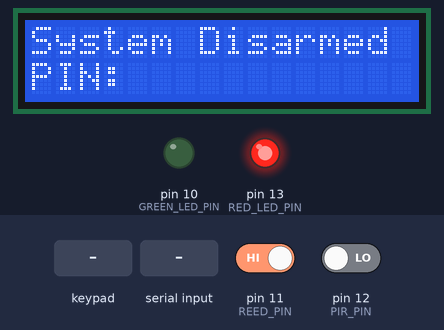
The sketch below on a simulated Arduino Uno, built with avr-gcc and run on an emulated ATmega328P. Shown: 16×2 character LCD, output pins drawn as LEDs (lit = HIGH). Dashed ring = blinking. Inputs (shaded band) come from the test bench; at power-on: pin 11 (REED_PIN) HIGH, pin 12 (PIR_PIN) LOW. What the sketch prints to the serial monitor is not drawn.

Above: at 1.3 s.
1.4 s: keypad keys 9 8 7 6 # pressed 0.4 s apart
At 4.0 s:
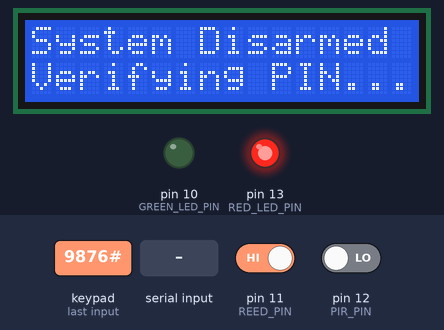
4.9 s: "PIN_OK\n" received over Serial
At 5.7 s:
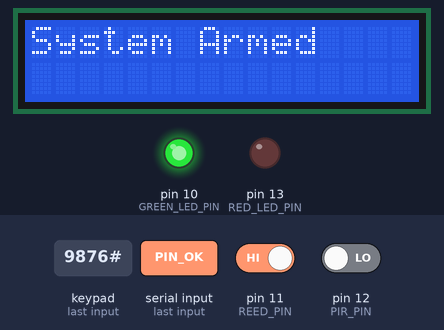
6.4 s: key '1' pressed
At 7.6 s:
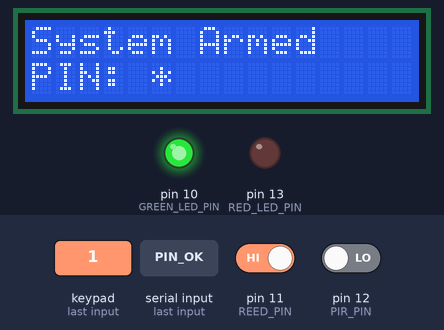
7.9 s: pin 11 (REED_PIN) driven LOW
At 8.78 s:
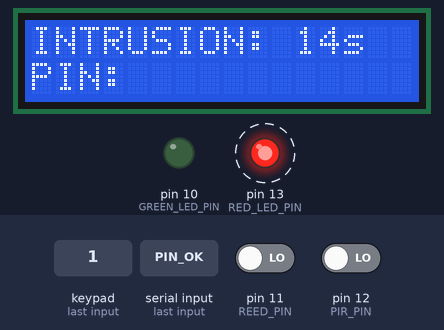
9.9 s: keypad keys 5 4 3 2 # pressed 0.4 s apart
At 11.78 s:
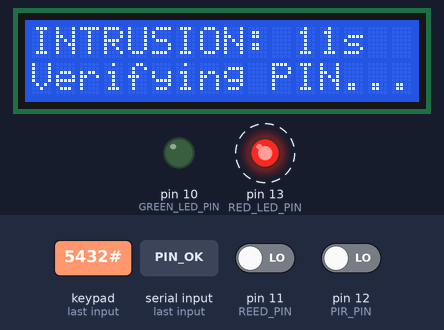
13.4 s: key '*' pressed
At 16.78 s:
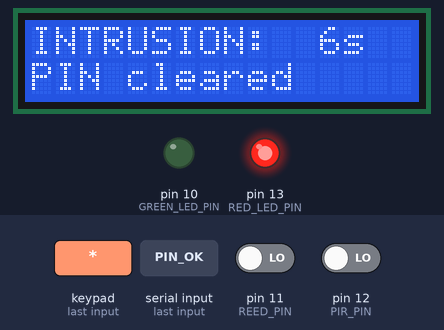
Timing chart, 0 to 24.7 s (numbered marks = the images above; inputs shaded):
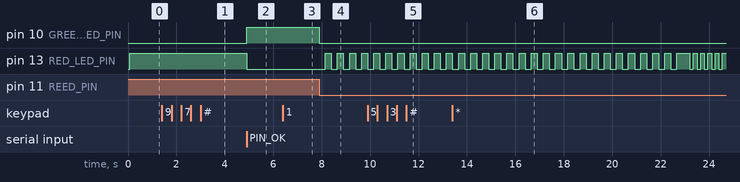

The sketch:

segurino_arduino.ino
```cpp
/**
 * @file segurino_arduino.ino
 * @brief Arduino UNO alarm controller firmware for Segurino.
 *
 * Manages local hardware sensors (PIR motion sensor, magnetic reed switch),
 * user interface (4x4 matrix keypad, 16x2 I2C LCD, red/green status LEDs),
 * and bidirectional UART communication with the ESP32 Wi-Fi bridge.
 *
 * UART Protocol (9600 baud, newline-terminated):
 *   Outgoing (Arduino -> ESP32):
 *     - PIN:<digits>      Request PIN validation against Firebase
 *     - EVENT:<sensor>    Report confirmed intrusion ("PIR" or "REED")
 *     - STATE:ARMED       Notify cloud of local keypad arming
 *     - STATE:DISARMED    Notify cloud of local keypad disarming
 *     - SYNC              Request current cloud state after boot
 *
 *   Incoming (ESP32 -> Arduino):
 *     - PIN_OK            Submitted PIN is valid
 *     - PIN_FAIL          Submitted PIN is invalid or verification failed
 *     - CMD:ARM           Remote arm command from Firebase
 *     - CMD:DISARM        Remote disarm command from Firebase
 */

#include <Wire.h>
#include <Adafruit_LiquidCrystal.h>
#include <Keypad.h>

// --- Hardware Pin Configuration ---
const uint8_t PIR_PIN = 12;        // Active HIGH motion sensor
const uint8_t REED_PIN = 11;       // Active LOW magnetic door/window switch (INPUT_PULLUP)
const uint8_t GREEN_LED_PIN = 10;  // Lit when system is ARMED
const uint8_t RED_LED_PIN = 13;    // Lit when DISARMED, blinking during alarm states

const byte ROWS = 4;
const byte COLS = 4;
char keys[ROWS][COLS] = {
  {'1', '2', '3', 'A'},
  {'4', '5', '6', 'B'},
  {'7', '8', '9', 'C'},
  {'*', '0', '#', 'D'}
};
byte rowPins[ROWS] = {9, 8, 7, 6};
byte colPins[COLS] = {5, 4, 3, 2};

Keypad keypad = Keypad(makeKeymap(keys), rowPins, colPins, ROWS, COLS);
Adafruit_LiquidCrystal lcd(0);

// --- Timing & Limits ---
const unsigned long PRE_ALARM_DURATION_MS = 15000UL;   // 15s entry grace period
const unsigned long PRE_ALARM_BLINK_MS = 250UL;      // Pre-alarm LED/backlight blink rate
const unsigned long TRIGGERED_BLINK_MS = 150UL;      // Active alarm rapid blink rate
const unsigned long PIN_VERIFY_TIMEOUT_MS = 5000UL;  // Timeout waiting for ESP32 response
const unsigned long BANNER_DURATION_MS = 1200UL;     // Temporary LCD feedback duration
const uint8_t MAX_PIN_LENGTH = 8;
const uint8_t SERIAL_BUFFER_SIZE = 48;

// --- System States ---
enum SystemState {
  STATE_DISARMED = 0,
  STATE_ARMED = 1,
  STATE_PRE_ALARM = 2,
  STATE_ALARM_TRIGGERED = 3
};

SystemState currentState = STATE_DISARMED;

// --- Input & Serial Buffers ---
char enteredPin[MAX_PIN_LENGTH + 1] = "";
uint8_t enteredPinLen = 0;

char serialBuffer[SERIAL_BUFFER_SIZE];
uint8_t serialBufferLen = 0;

// --- Non-blocking Timers & Flags ---
unsigned long preAlarmStartMs = 0;
unsigned long lastBlinkMs = 0;
int lastDisplayedSecond = -1;
bool blinkPhaseOn = false;

bool awaitingPinResponse = false;
unsigned long pinSentMs = 0;

bool bannerActive = false;
unsigned long bannerUntilMs = 0;

char triggerSensor[12] = "";

// --- Forward Declarations ---
void transitionToState(SystemState newState);
void handleKeypadInput();
void handleArmedSensors();
void handlePreAlarmState();
void handleAlarmTriggeredState();
void pollSerialCommands();
void processSerialCommand(const char* cmd);
void checkPinVerificationTimeout();
void updateBannerExpiry();
void showTemporaryBanner(const char* message, unsigned long durationMs);
void renderPinPrompt();
void clearLcdRow(uint8_t row);
void updateBlink(unsigned long intervalMs);

void setup() {
  Serial.begin(9600);

  lcd.begin(16, 2);
  lcd.setBacklight(1);
  lcd.clear();

  pinMode(GREEN_LED_PIN, OUTPUT);
  pinMode(RED_LED_PIN, OUTPUT);
  pinMode(PIR_PIN, INPUT);
  pinMode(REED_PIN, INPUT_PULLUP);

  transitionToState(STATE_DISARMED);

  // Request current cloud state in case ESP32 is already connected
  Serial.println(F("SYNC"));
}

void loop() {
  pollSerialCommands();
  checkPinVerificationTimeout();
  updateBannerExpiry();
  handleKeypadInput();

  switch (currentState) {
    case STATE_DISARMED:
      break;
    case STATE_ARMED:
      handleArmedSensors();
      break;
    case STATE_PRE_ALARM:
      handlePreAlarmState();
      break;
    case STATE_ALARM_TRIGGERED:
      handleAlarmTriggeredState();
      break;
  }
}

void handleArmedSensors() {
  if (digitalRead(PIR_PIN) == HIGH) {
    strncpy(triggerSensor, "PIR", sizeof(triggerSensor) - 1);
    triggerSensor[sizeof(triggerSensor) - 1] = '\0';
    transitionToState(STATE_PRE_ALARM);
  } else if (digitalRead(REED_PIN) == LOW) {
    strncpy(triggerSensor, "REED", sizeof(triggerSensor) - 1);
    triggerSensor[sizeof(triggerSensor) - 1] = '\0';
    transitionToState(STATE_PRE_ALARM);
  }
}

void handlePreAlarmState() {
  unsigned long now = millis();
  unsigned long elapsed = now - preAlarmStartMs;

  if (elapsed >= PRE_ALARM_DURATION_MS) {
    Serial.print(F("EVENT:"));
    Serial.println(triggerSensor);
    transitionToState(STATE_ALARM_TRIGGERED);
    return;
  }

  updateBlink(PRE_ALARM_BLINK_MS);

  int remainingSeconds = (int)((PRE_ALARM_DURATION_MS - elapsed) / 1000UL);
  if (remainingSeconds != lastDisplayedSecond) {
    lastDisplayedSecond = remainingSeconds;
    char line[17];
    snprintf(line, sizeof(line), "INTRUSION: %2ds  ", remainingSeconds);
    lcd.setCursor(0, 0);
    lcd.print(line);
  }
}

void handleAlarmTriggeredState() {
  updateBlink(TRIGGERED_BLINK_MS);
}

void updateBlink(unsigned long intervalMs) {
  unsigned long now = millis();
  if (now - lastBlinkMs >= intervalMs) {
    lastBlinkMs = now;
    blinkPhaseOn = !blinkPhaseOn;
    digitalWrite(RED_LED_PIN, blinkPhaseOn ? HIGH : LOW);
    lcd.setBacklight(blinkPhaseOn ? 1 : 0);
  }
}

void handleKeypadInput() {
  if (awaitingPinResponse) {
    return;
  }

  char key = keypad.getKey();
  if (!key) {
    return;
  }

  if (key >= '0' && key <= '9') {
    if (enteredPinLen < MAX_PIN_LENGTH) {
      enteredPin[enteredPinLen++] = key;
      enteredPin[enteredPinLen] = '\0';
      bannerActive = false;
      renderPinPrompt();
    }
  } else if (key == '#' && enteredPinLen > 0) {
    Serial.print(F("PIN:"));
    Serial.println(enteredPin);

    enteredPinLen = 0;
    enteredPin[0] = '\0';
    awaitingPinResponse = true;
    pinSentMs = millis();

    clearLcdRow(1);
    lcd.setCursor(0, 1);
    lcd.print(F("Verifying PIN..."));
  } else if (key == '*') {
    enteredPinLen = 0;
    enteredPin[0] = '\0';
    showTemporaryBanner("PIN cleared", 800UL);
  }
}

void checkPinVerificationTimeout() {
  if (awaitingPinResponse && (millis() - pinSentMs >= PIN_VERIFY_TIMEOUT_MS)) {
    awaitingPinResponse = false;
    showTemporaryBanner("Verify timeout!", BANNER_DURATION_MS);
  }
}

void pollSerialCommands() {
  while (Serial.available() > 0) {
    char c = (char)Serial.read();
    if (c == '\r') {
      continue;
    }
    if (c == '\n') {
      serialBuffer[serialBufferLen] = '\0';
      if (serialBufferLen > 0) {
        processSerialCommand(serialBuffer);
      }
      serialBufferLen = 0;
    } else if (serialBufferLen < SERIAL_BUFFER_SIZE - 1) {
      serialBuffer[serialBufferLen++] = c;
    }
  }
}

void processSerialCommand(const char* cmd) {
  if (strcmp(cmd, "PIN_OK") == 0) {
    awaitingPinResponse = false;
    if (currentState == STATE_DISARMED) {
      transitionToState(STATE_ARMED);
      Serial.println(F("STATE:ARMED"));
    } else {
      transitionToState(STATE_DISARMED);
      Serial.println(F("STATE:DISARMED"));
    }
  } else if (strcmp(cmd, "PIN_FAIL") == 0) {
    awaitingPinResponse = false;
    showTemporaryBanner("Invalid PIN!", BANNER_DURATION_MS);
  } else if (strcmp(cmd, "CMD:ARM") == 0) {
    awaitingPinResponse = false;
    if (currentState != STATE_ARMED) {
      transitionToState(STATE_ARMED);
    }
  } else if (strcmp(cmd, "CMD:DISARM") == 0) {
    awaitingPinResponse = false;
    if (currentState != STATE_DISARMED) {
      transitionToState(STATE_DISARMED);
    }
  }
}

void transitionToState(SystemState newState) {
  currentState = newState;
  enteredPinLen = 0;
  enteredPin[0] = '\0';
  bannerActive = false;
  blinkPhaseOn = false;
  lastBlinkMs = millis();

  lcd.clear();
  lcd.setBacklight(1);

  if (currentState == STATE_DISARMED) {
    digitalWrite(RED_LED_PIN, HIGH);
    digitalWrite(GREEN_LED_PIN, LOW);
    lcd.setCursor(0, 0);
    lcd.print(F("System Disarmed"));
    renderPinPrompt();
  } else if (currentState == STATE_ARMED) {
    digitalWrite(RED_LED_PIN, LOW);
    digitalWrite(GREEN_LED_PIN, HIGH);
    lcd.setCursor(0, 0);
    lcd.print(F("System Armed"));
    clearLcdRow(1);
  } else if (currentState == STATE_PRE_ALARM) {
    digitalWrite(GREEN_LED_PIN, LOW);
    preAlarmStartMs = millis();
    lastDisplayedSecond = -1;
    renderPinPrompt();
  } else if (currentState == STATE_ALARM_TRIGGERED) {
    digitalWrite(GREEN_LED_PIN, LOW);
    char header[17];
    snprintf(header, sizeof(header), "ALARM: %-9s", triggerSensor);
    lcd.setCursor(0, 0);
    lcd.print(header);
    renderPinPrompt();
  }
}

void showTemporaryBanner(const char* message, unsigned long durationMs) {
  clearLcdRow(1);
  lcd.setCursor(0, 1);
  lcd.print(message);
  bannerActive = true;
  bannerUntilMs = millis() + durationMs;
}

void updateBannerExpiry() {
  if (bannerActive && (long)(millis() - bannerUntilMs) >= 0) {
    bannerActive = false;
    if (currentState == STATE_ARMED) {
      clearLcdRow(1);
    } else {
      renderPinPrompt();
    }
  }
}

void renderPinPrompt() {
  clearLcdRow(1);
  lcd.setCursor(0, 1);
  lcd.print(F("PIN: "));
  for (uint8_t i = 0; i < enteredPinLen; i++) {
    lcd.print('*');
  }
}

void clearLcdRow(uint8_t row) {
  lcd.setCursor(0, row);
  lcd.print(F("                "));
}
```

Measured:
- after the input at 1.4 s, the display: first changes at once (image 1 shows a later state)
- after the input at 4.9 s, pin 10 (GREEN_LED_PIN): LOW → HIGH at once; pin 13 (RED_LED_PIN): HIGH → LOW at once; the display: changes at once (image 2)
- after the input at 6.4 s, the display: changes at once (image 3)
- after the input at 7.9 s, pin 10 (GREEN_LED_PIN): HIGH → LOW at once; pin 13 (RED_LED_PIN): alternates HIGH for 0.25 s and LOW for 0.25 s, starting after 0.25 s; the display: first changes at once (image 4 shows a later state)
- after the input at 9.9 s, the display: first changes at once (image 5 shows a later state)
- after the input at 13.4 s, the display: first differs from a run without the input after 3.2 s (image 6 shows a later state)
